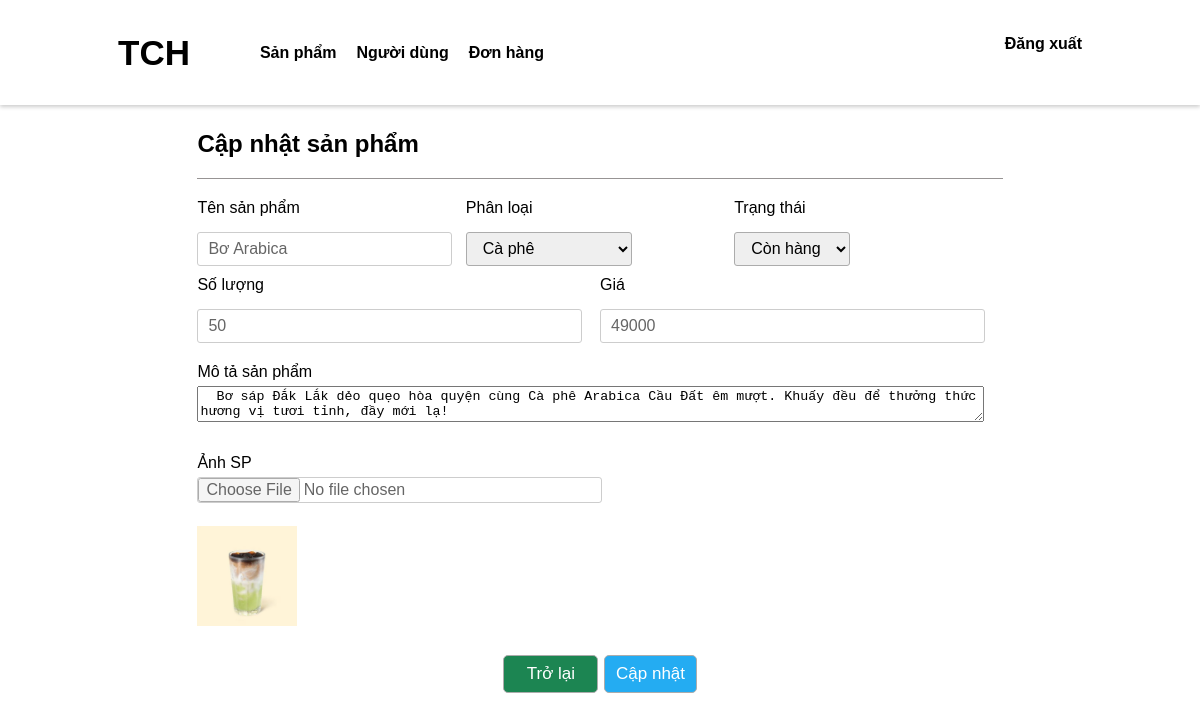
The page /admin/capNhat_SP.php?id=13 (signed in) on the database its author committed.
### tables this page shows
CREATE TABLE `san_pham` (
  `id` bigint NOT NULL AUTO_INCREMENT,
  `ten` varchar(50) DEFAULT NULL,
  `loai` varchar(50) DEFAULT NULL,
  `so_luong` int DEFAULT NULL,
  `gia` float DEFAULT NULL,
  `mo_ta` text,
  `anh` varchar(255) DEFAULT NULL,
  `trang_thai` tinyint(1) DEFAULT '1',
  PRIMARY KEY (`id`)
);

### php/admin/getObjectById.php (called while the page is built, shortened)
<?php
function getObjectById($con, $tableName, $id)
{
    $sql = "SELECT * FROM $tableName WHERE id = ? ";
    $stmt = $con->prepare($sql);
    if ($stmt) {
        $stmt->bind_param("i", $id);
        $stmt->execute();
        $result = $stmt->get_result();
        return $result->fetch_assoc();
    }
    return null;
}

### admin/capNhat_SP.php (the view, shortened to what this page needs)
<!DOCTYPE html>
<html lang="en">
<head>
    <link rel="stylesheet" href="css/update.css">
</head>
<body>
    <?php
    require('layout/header.php');
    include('../php/admin/getObjectById.php');
    include('../php/admin/updateObjectById.php');
    $id = $_GET['id'];
    $sanPham = getObjectById($con, 'san_pham', $id);
    ?>
    <div class="update">
        <div class="title">
            <h2>Cập nhật sản phẩm</h2>
        </div>
        <div class="main">
            <form id="formCapNhatSP" action="capNhat_SP.php" method="post" enctype="multipart/form-data">
                <div class="gr">
                    <div class="infor">
                        <label for="name">Tên sản phẩm</label>
                        <input type="text" id="name" name="tenSanPham" value="<?php echo $sanPham['ten'] ?>" style="opacity: 0.6;">
                    </div>
                    <div class="infor">
                        <label for="loai">Phân loại</label><br>
                        <select name="loai" id="loai">
                            <option value="CaPhe" <?php echo $sanPham['loai']=='CaPhe' ? 'selected' : ' ' ?>>Cà phê
                            </option>
                        </select>
                    </div>
                    <div class="infor">
                        <label for="trang-thai">Trạng thái</label><br>
                        <select name="trang_thai" id="loai">
                            <option value="1" <?php echo $sanPham['trang_thai']==1 ? 'selected' : '  ' ?>>Còn hàng
                            </option>
                        </select>
                    </div>
                </div>
                <div class="gr">
                    <div class="infor">
                        <label for="quantify">Số lượng</label>
                        <input type="number" id="quantify" name="soLuong" value="<?php echo $sanPham['so_luong'] ?>" style="opacity: 0.6;">
                    </div>
                    <div class="infor">
                        <label for="price">Giá</label>
                        <input type="number" id="price" name="gia" value="<?php echo $sanPham['gia'] ?>" style="opacity: 0.6;">
                    </div>
                </div>
                <div class="mota">
                    Mô tả sản phẩm <br><textarea name="moTaSanPham"
                        id="moTaSanPham"> <?php echo $sanPham['mo_ta'] ?> </textarea><br>
                </div>
                <span class="error " id="moTaSanPhamError"> Mô tả sản phẩm không được để trống</span><br>
                <div class="infor">
                    <label for="anhSanPham">Ảnh SP</label>
                    <input id="anhSanPham" type="file" name="anhSanPham" style="opacity: 0.6;">
                </div><br>
                <div class="infor">
                    <img src="img/<?php echo $sanPham['anh'] ?>" width="100px" height="100px" alt="">
                </div>
                <div class="submit">
                    <a href="quanLySP.php" style="background-color: #1C8552; color : white;">Trở lại</a>
                    <button style="background-color: #24ACF2; color: white">Cập nhật</button>
                </div>
            </form>
        </div>
    </div>
</body>
</html>

### admin/css/update.css (style rules this page uses)
.update { margin: 130px auto; height: 100vh; font-family: Arial, sans-serif; width: 68%; }
.update .title { border-bottom: 1px solid #979494; margin: 25px 0px 20px 0px; }
form { justify-content: space-between; }
.gr { display: flex; }
.infor { margin-right: 2.5%; width: 50%; position: relative; }
.infor input { margin: 15px 0; border-radius: 3px; border: 1px solid #acacac; height: 30px; width: 97%; margin-bottom: 10px; padding-left: 10px; font-size: 16px; }
.infor #loai { margin-top: 15px; padding: 6.5px 12px; font-size: 16px; color: #000; border-radius: 3px; border: 1px solid #acacac; }
.mota { margin: 10px 0px; }
.mota>textarea { margin-top: 5px; width: 97%; }
.infor #anhSanPham { padding: 0px; margin: 5px 0px; text-align: center; height: 100%; width: 100%; }
.submit { margin: 25px 38%; display: flex; }
.submit>button { border-radius: 5px; border: 1px solid #acacac; padding: 8px 2%; height: 37.6px; width: 100%; font-size: 17px; box-sizing: border-box; margin-left: 6px; }
.submit>a { text-align: center; text-decoration: none; border-radius: 5px; border: 1px solid #acacac; padding: 8px 5%; height: 20px; width: 85%; font-size: 17px; }

### rows shown on the page
san_pham: tenSanPham "Bơ Arabica", loai "Cà phê", trang_thai "Còn hàng", soLuong "50", gia "49000", moTaSanPham "Bơ sáp Đắk Lắk dẻo quẹo hòa quyện cùng Cà phê Arabica Cầu Đất êm mượt. Khuấy đều để thưởng thức hương vị tươi tỉnh, đầy mới lạ!", anh (picture)
